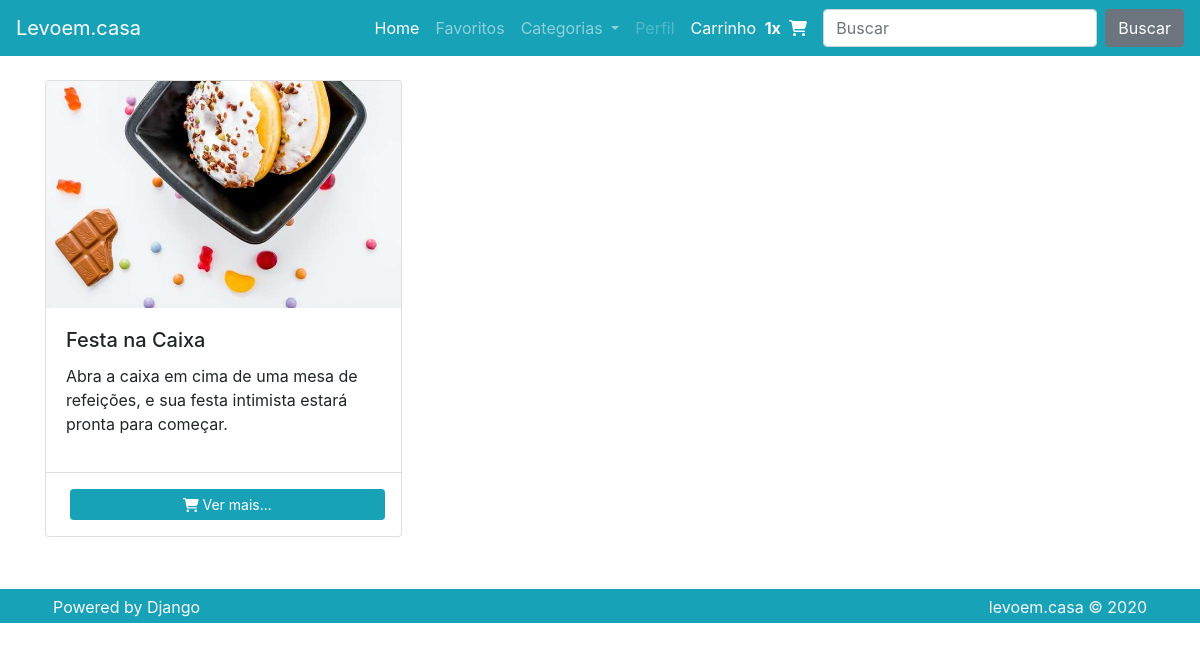
Screenshot of /store/docuras-virtuais with the database file from the repository.
### products/models.py (models this page shows, shortened)
class Product(models.Model):
    name = models.CharField(max_length=50, verbose_name='Nome')
    store = models.ForeignKey(Store, on_delete=models.DO_NOTHING, verbose_name='Loja')
    categories = models.ManyToManyField(Category, related_name='items')
    slug = models.SlugField(unique=True)
    summary = models.TextField(max_length=450, verbose_name='Resumo')
    description = models.TextField(verbose_name='Descricao')
    image = models.ImageField(upload_to='store_images/%Y/%m/', blank=True, null=True, verbose_name='Imagem')
    price_from = models.FloatField(verbose_name='Preco de base')
    price_sale = models.FloatField(blank=True, null=True, verbose_name='Preco promocional')
    is_published = models.BooleanField(default=False, verbose_name='Publicar?')
    '''
    Overwrite save() to add functionality.
    '''
    def save(self, *args, **kwargs):
        if not self.slug:
            self.slug = slugify(self.name)
        super().save(*args, **kwargs)
        img_path = str(settings.MEDIA_ROOT + '/' + self.image.name)
        img_utils.img_resize(img_path, 800)

### store/views.py (the view)
# urls.py: path('<str:slug>', views.StoreList.as_view(), name='list'),
class StoreList(ListView):
    model = Product
    paginate_by = 3
    context_object_name = 'products'
    def get_queryset(self):
        qs = super().get_queryset()
        slug = self.kwargs.get('slug', None)
        qs = qs.filter(store__slug__iexact=slug)
        return qs

### products/templates/products/product_list.html (shortened to what this page needs)
{% extends 'base.html' %}
{% load omfilters %}
{% block content %}
        <div class="row">
            <div class="col-lg-12">
                <div class="card-columns">
                    {% for product in products %}
                    <div class="card">
                        {% if product.image %}
                        <a href="{% url 'store:details' product.store.slug product.slug %}">
                            <img class="card-img-top" src="{{ product.image.url }}" alt="{{ product.name }}">
                        </a>
                        {% endif %}
                        <div class="card-body">
                            <h5 class="card-title">{{ product.name }}</h5>
                            <p class="card-text">{{ product.description }}</p>
                        </div>
                        <div class="card-footer bg-transparent border-top-light-custom text-center">
                            <a href="{% url 'store:details' product.store.slug product.slug %}" class="btn btn-primary btn-sm m-1 btn-block">
                                <i class="fa fa-shopping-cart" aria-hidden="true"></i>
                                Ver mais...
                            </a>
                        </div>
                    </div>
                    {% endfor %}
                </div>
            </div>
        </div>
{% endblock %}

### levoemcasa/static/assets/custom/css/style.css (style rules this page uses)
.border-top-light-custom { border-top: 1px solid rgba(0, 0, 0, 0.125); }
@media (min-width: 34em) { .card-columns { -webkit-column-count: 2; -moz-column-count: 2; column-count: 2; } }
@media (min-width: 62em) { .card-columns { -webkit-column-count: 3; -moz-column-count: 3; column-count: 3; } }

### rows the page displays
Product: image (picture), name "Festa na Caixa", description "Abra a caixa em cima de uma mesa de refeições, e sua festa intimista estará pronta para começar."
